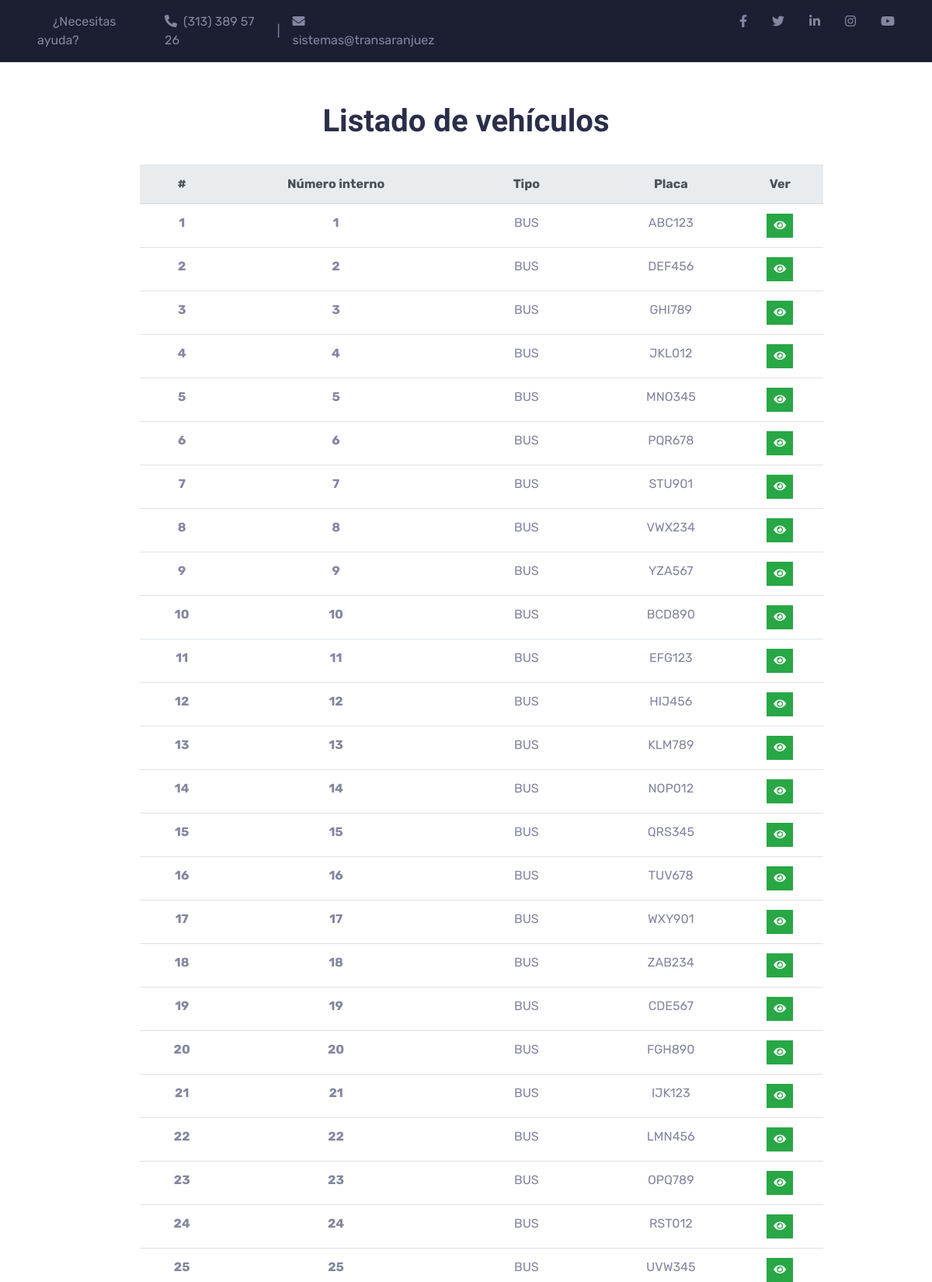
Page /horarios/ver_vehiculos/ (upper part) on the committed database.
### horarios/models.py (models this page shows, shortened)
class vehiculos(models.Model):
    numero_interno = models.CharField(max_length=4, null=True)
    tipo = models.CharField(max_length=45, null=True)
    placa = models.CharField(max_length=6, null=True)
    documento = models.ForeignKey(
        conductores, null=True, blank=True, on_delete=models.CASCADE)

### horarios/views.py (the view)
# urls.py: path('horarios/ver_vehiculos/', views.ver_vehiculos, name='ver_vehiculos'),
def ver_vehiculos(request):
    listado = vehiculos.objects.all()
    return render(request, 'ver_vehiculos.html', {'vehiculos': listado})

### horarios/templates/ver_vehiculos.html (shortened to what this page needs)
{% extends 'base.html' %}
{% block content %}
<h1>Listado de vehículos</h1>
<ul>
    <br>
    <div class="table-responsive">
        <table class="table">
            <thead class="thead-light">
                <tr>
                    <th scope="col">#</th>
                    <th scope="col">Número interno</th>
                    <th scope="col">Tipo</th>
                    <th scope="col">Placa</th>
                    <th scope="col">Ver</th>
                </tr>
            </thead>
            <tbody>
                {% for vehiculo in vehiculos %}
                <tr>
                    <th scope="row">{{vehiculo.id}}</th>
                    <th>{{vehiculo.numero_interno}}</th>
                    <td>{{vehiculo.tipo}}</td>
                    <td>{{vehiculo.placa}}</td>
                    <td>
                        <div class="btn-group btn-group-sm" role="group">
                            <a class="btn btn-sm btn-success" href="#" ><i class="fa fa-eye"></i></a>
                        </div>
                    </td>
                </tr>
                {% endfor %}
            </tbody>
        </table>
    </div>
</ul>
{% endblock %}

### horarios/static/style.css (style rules this page uses)
:root { --primary: #36b44b; --secondary: #2B2E4A; --light: #F4F5F8; --dark: #1C1E32; }
h1, h2, .font-weight-bold { font-weight: 700 !important; }

### rows in the picture
vehiculos: id "1", numero_interno "1", tipo "BUS", placa "ABC123"
vehiculos: id "2", numero_interno "2", tipo "BUS", placa "DEF456"
vehiculos: id "3", numero_interno "3", tipo "BUS", placa "GHI789"
vehiculos: id "4", numero_interno "4", tipo "BUS", placa "JKL012"
vehiculos: id "5", numero_interno "5", tipo "BUS", placa "MNO345"
vehiculos: id "6", numero_interno "6", tipo "BUS", placa "PQR678"
vehiculos: id "7", numero_interno "7", tipo "BUS", placa "STU901"
vehiculos: id "8", numero_interno "8", tipo "BUS", placa "VWX234"
vehiculos: id "9", numero_interno "9", tipo "BUS", placa "YZA567"
vehiculos: id "10", numero_interno "10", tipo "BUS", placa "BCD890"
vehiculos: id "11", numero_interno "11", tipo "BUS", placa "EFG123"
vehiculos: id "12", numero_interno "12", tipo "BUS", placa "HIJ456"
vehiculos: id "13", numero_interno "13", tipo "BUS", placa "KLM789"
vehiculos: id "14", numero_interno "14", tipo "BUS", placa "NOP012"
vehiculos: id "15", numero_interno "15", tipo "BUS", placa "QRS345"
vehiculos: id "16", numero_interno "16", tipo "BUS", placa "TUV678"
vehiculos: id "17", numero_interno "17", tipo "BUS", placa "WXY901"
vehiculos: id "18", numero_interno "18", tipo "BUS", placa "ZAB234"
vehiculos: id "19", numero_interno "19", tipo "BUS", placa "CDE567"
vehiculos: id "20", numero_interno "20", tipo "BUS", placa "FGH890"
vehiculos: id "21", numero_interno "21", tipo "BUS", placa "IJK123"
vehiculos: id "22", numero_interno "22", tipo "BUS", placa "LMN456"
vehiculos: id "23", numero_interno "23", tipo "BUS", placa "OPQ789"
vehiculos: id "24", numero_interno "24", tipo "BUS", placa "RST012"
vehiculos: id "25", numero_interno "25", tipo "BUS", placa "UVW345"
